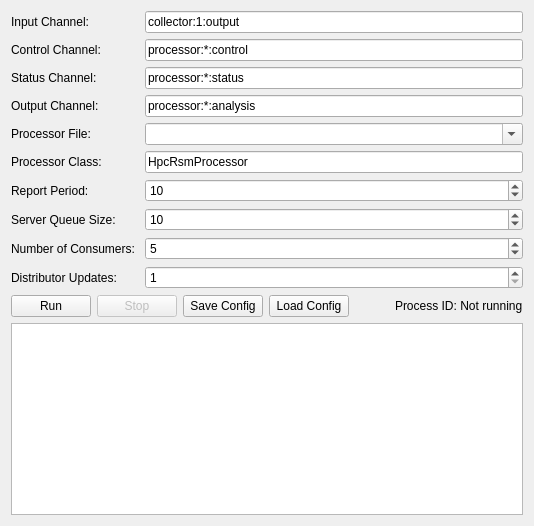
     <widget class="QWidget" name="analysisConsumerTab">
      <attribute name="title">
       <string>Analysis</string>
      </attribute>
      <layout class="QVBoxLayout" name="verticalLayoutAnalysisConsumer">
       <item>
        <layout class="QGridLayout" name="gridLayout_4">
         <item row="4" column="1">
          <widget class="QComboBox" name="comboBoxProcessorFileAnalysis">
           <property name="editable">
            <bool>true</bool>
           </property>
          </widget>
         </item>
         <item row="0" column="1">
          <widget class="QLineEdit" name="lineEditInputChannelAnalysis">
           <property name="text">
            <string>collector:1:output</string>
           </property>
          </widget>
         </item>
         <item row="1" column="0">
          <widget class="QLabel" name="labelControlChannelAnalysis">
           <property name="text">
            <string>Control Channel:</string>
           </property>
          </widget>
         </item>
         <item row="5" column="0">
          <widget class="QLabel" name="labelProcessorClassAnalysis">
           <property name="text">
            <string>Processor Class:</string>
           </property>
          </widget>
         </item>
         <item row="3" column="1">
          <widget class="QLineEdit" name="lineEditOutputChannelAnalysis">
           <property name="text">
            <string>processor:*:analysis</string>
           </property>
          </widget>
         </item>
         <item row="4" column="0">
          <widget class="QLabel" name="labelProcessorFileAnalysis">
           <property name="text">
            <string>Processor File:</string>
           </property>
          </widget>
         </item>
         <item row="1" column="1">
          <widget class="QLineEdit" name="lineEditControlChannelAnalysis">
           <property name="text">
            <string>processor:*:control</string>
           </property>
          </widget>
         </item>
         <item row="8" column="0">
          <widget class="QLabel" name="labelNConsumersAnalysis">
           <property name="text">
            <string>Number of Consumers: </string>
           </property>
          </widget>
         </item>
         <item row="6" column="1">
          <widget class="QSpinBox" name="spinBoxReportPeriodAnalysis">
           <property name="minimum">
            <number>1</number>
           </property>
           <property name="maximum">
            <number>10000</number>
           </property>
           <property name="value">
            <number>10</number>
           </property>
          </widget>
         </item>
         <item row="3" column="0">
          <widget class="QLabel" name="labelOutputChannelAnalysis">
           <property name="text">
            <string>Output Channel:</string>
           </property>
          </widget>
         </item>
         <item row="2" column="1">
          <widget class="QLineEdit" name="lineEditStatusChannelAnalysis">
           <property name="text">
            <string>processor:*:status</string>
           </property>
          </widget>
         </item>
         <item row="2" column="0">
          <widget class="QLabel" name="labelStatusChannelAnalysis">
           <property name="text">
            <string>Status Channel:</string>
           </property>
          </widget>
         </item>
         <item row="7" column="0">
          <widget class="QLabel" name="labelServerQueueSizeAnalysis">
           <property name="text">
            <string>Server Queue Size:</string>
           </property>
          </widget>
         </item>
         <item row="7" column="1">
          <widget class="QSpinBox" name="spinBoxServerQueueSizeAnalysis">
           <property name="minimum">
            <number>1</number>
           </property>
           <property name="maximum">
            <number>10000</number>
           </property>
           <property name="value">
            <number>10</number>
           </property>
          </widget>
         </item>
         <item row="0" column="0">
          <widget class="QLabel" name="labelInputChannelAnalysis">
           <property name="text">
            <string>Input Channel:</string>
           </property>
          </widget>
         </item>
         <item row="5" column="1">
          <widget class="QLineEdit" name="lineEditProcessorClassAnalysis">
           <property name="text">
            <string>HpcRsmProcessor</string>
           </property>
          </widget>
         </item>
         <item row="6" column="0">
          <widget class="QLabel" name="labelReportPeriodAnalysis">
           <property name="text">
            <string>Report Period:</string>
           </property>
          </widget>
         </item>
         <item row="9" column="0">
          <widget class="QLabel" name="labelDistributorUpdatesAnalysis">
           <property name="text">
            <string>Distributor Updates: </string>
           </property>
          </widget>
         </item>
         <item row="8" column="1">
          <widget class="QSpinBox" name="spinBoxNConsumersAnalysis">
           <property name="minimum">
            <number>1</number>
           </property>
           <property name="value">
            <number>5</number>
           </property>
          </widget>
         </item>
         <item row="9" column="1">
          <widget class="QSpinBox" name="spinBoxDistributorUpdatesAnalysis">
           <property name="minimum">
            <number>1</number>
           </property>
          </widget>
         </item>
        </layout>
       </item>
       <item>
        <layout class="QHBoxLayout" name="buttonLayoutAnalysisConsumer">
         <item>
          <widget class="QPushButton" name="buttonRunAnalysisConsumer">
           <property name="text">
            <string>Run</string>
           </property>
          </widget>
         </item>
         <item>
          <widget class="QPushButton" name="buttonStopAnalysisConsumer">
           <property name="enabled">
            <bool>false</bool>
           </property>
           <property name="text">
            <string>Stop</string>
           </property>
          </widget>
         </item>
         <item>
          <widget class="QPushButton" name="buttonSaveConfigAnalysis">
           <property name="text">
            <string>Save Config</string>
           </property>
           <property name="toolTip">
            <string>Save current configuration with a name</string>
           </property>
          </widget>
         </item>
         <item>
          <widget class="QPushButton" name="buttonLoadConfigAnalysis">
           <property name="text">
            <string>Load Config</string>
           </property>
           <property name="toolTip">
            <string>Load a saved configuration</string>
           </property>
          </widget>
         </item>
         <item>
          <spacer name="horizontalSpacerAnalysis">
           <property name="orientation">
            <enum>Qt::Horizontal</enum>
           </property>
           <property name="sizeHint" stdset="0">
            <size>
             <width>40</width>
             <height>20</height>
            </size>
           </property>
          </spacer>
         </item>
         <item>
          <widget class="QLabel" name="labelStatusAnalysisConsumer">
           <property name="text">
            <string>Process ID: Not running</string>
           </property>
          </widget>
         </item>
        </layout>
       </item>
       <item>
        <widget class="QPlainTextEdit" name="textEditAnalysisConsumerOutput">
         <property name="font">
          <font>
           <family>Courier</family>
           <pointsize>10</pointsize>
          </font>
         </property>
         <property name="readOnly">
          <bool>true</bool>
         </property>
        </widget>
       </item>
      </layout>
     </widget>
